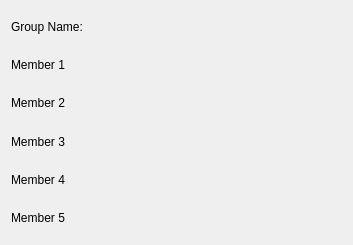
<?xml version="1.0" encoding="UTF-8"?>
<ui version="4.0">
 <class>Form</class>
 <widget class="QWidget" name="Form">
  <property name="geometry">
   <rect>
    <x>0</x>
    <y>0</y>
    <width>353</width>
    <height>245</height>
   </rect>
  </property>
  <property name="windowTitle">
   <string>Form</string>
  </property>
  <layout class="QVBoxLayout" name="verticalLayout">
   <item>
    <widget class="QLabel" name="group_name_label">
     <property name="text">
      <string>Group Name:</string>
     </property>
    </widget>
   </item>
   <item>
    <widget class="QLabel" name="label">
     <property name="text">
      <string>Member 1</string>
     </property>
    </widget>
   </item>
   <item>
    <widget class="QLabel" name="label_2">
     <property name="text">
      <string>Member 2</string>
     </property>
    </widget>
   </item>
   <item>
    <widget class="QLabel" name="label_3">
     <property name="text">
      <string>Member 3</string>
     </property>
    </widget>
   </item>
   <item>
    <widget class="QLabel" name="label_4">
     <property name="text">
      <string>Member 4</string>
     </property>
    </widget>
   </item>
   <item>
    <widget class="QLabel" name="label_5">
     <property name="text">
      <string>Member 5</string>
     </property>
    </widget>
   </item>
  </layout>
 </widget>
 <resources/>
 <connections/>
</ui>
